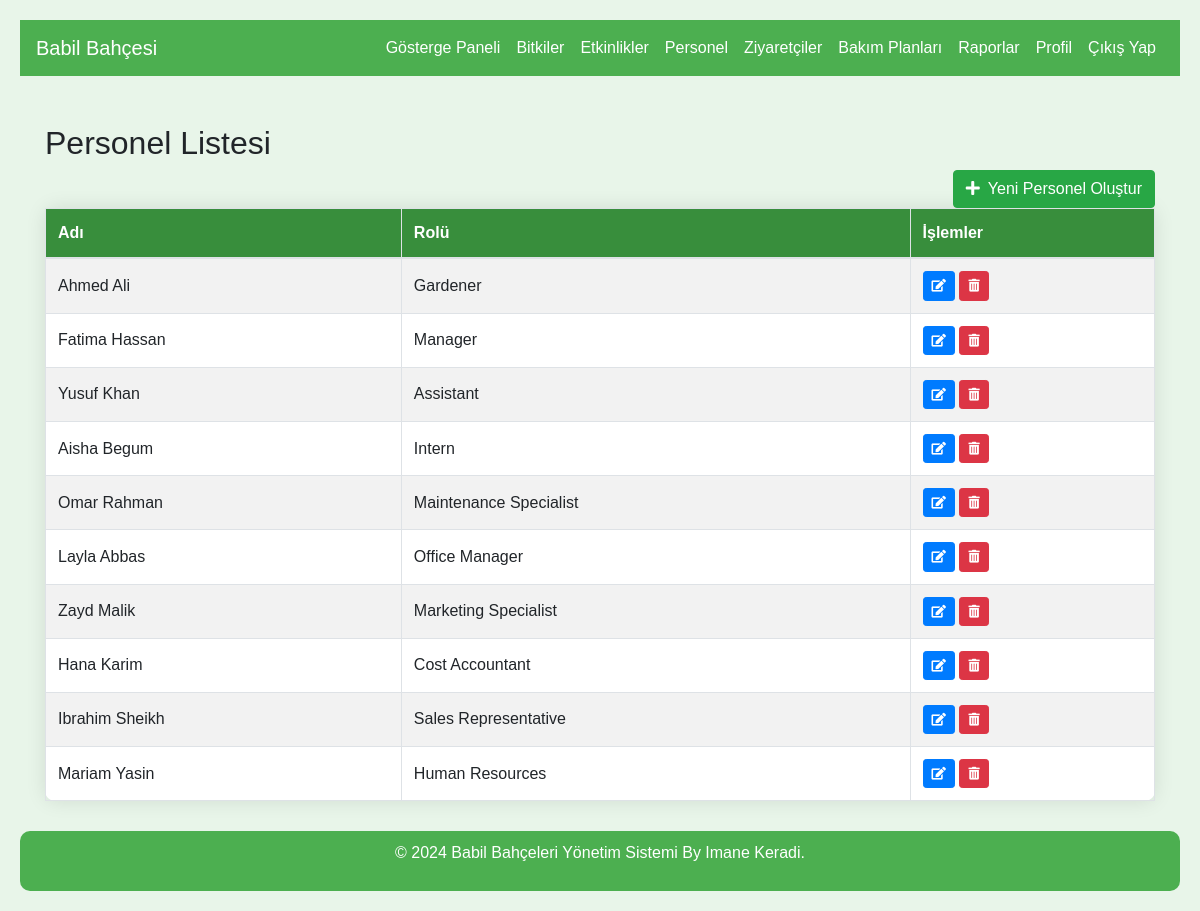
The app's page /staff/list.php with its own data.
### tables this page shows
CREATE TABLE `staff` (
  `id` int(11) NOT NULL,
  `name` varchar(255) NOT NULL,
  `role` varchar(255) NOT NULL,
  `email` varchar(255) NOT NULL
);

### staff/list.php (the view, shortened to what this page needs)
<!DOCTYPE html>
<html lang="tr">
<head>
  <link rel="stylesheet" href="https://stackpath.bootstrapcdn.com/bootstrap/4.5.2/css/bootstrap.min.css">
  <link rel="stylesheet" href="https://cdnjs.cloudflare.com/ajax/libs/font-awesome/5.15.3/css/all.min.css">
</head>
<body>
<nav class="navbar navbar-expand-lg navbar-dark">
  <a class="navbar-brand" href="../dashboard.php">Babil Bahçesi</a>
  <div class="collapse navbar-collapse" id="navbarNav">
    <ul class="navbar-nav ml-auto">
      <li class="nav-item"><a class="nav-link" href="../dashboard.php">Gösterge Paneli</a></li>
      <li class="nav-item"><a class="nav-link" href="../plants/list.php">Bitkiler</a></li>
      <li class="nav-item"><a class="nav-link" href="../events/list.php">Etkinlikler</a></li>
      <li class="nav-item"><a class="nav-link" href="/staff/list.php">Personel</a></li>
      <li class="nav-item"><a class="nav-link" href="../visitors/list.php">Ziyaretçiler</a></li>
      <li class="nav-item"><a class="nav-link" href="../care_plans/list.php">Bakım Planları</a></li>
      <li class="nav-item"><a class="nav-link" href="../reports/list.php">Raporlar</a></li>
      <li class="nav-item"><a class="nav-link" href="../profile.php">Profil</a></li>
      <li class="nav-item"><a class="nav-link" href="../logout.php">Çıkış Yap</a></li>
    </ul>
  </div>
</nav>
<div class="container mt-5">
  <h2>Personel Listesi</h2>
  <a href="create.php" class="btn btn-success float-right"><i class="fas fa-plus mr-2"></i>Yeni Personel Oluştur</a>
  <table class="table table-striped table-bordered">
    <thead>
      <tr>
        <th>Adı</th>
        <th>Rolü</th>
        <th>İşlemler</th>
      </tr>
    </thead>
    <tbody>
      <?php
        include('../config/db.php');
        $sql = "SELECT id, name, role FROM staff";
        $result = $conn->query($sql);
        if ($result->num_rows > 0) {
          while ($row = $result->fetch_assoc()) {
      ?>
      <tr>
        <td><?php echo $row["name"]; ?></td>
        <td><?php echo $row["role"]; ?></td>
        <td>
          <a href="edit.php?id=<?php echo $row["id"]; ?>" class="btn btn-primary btn-sm"><i class="fas fa-edit"></i></a>
          <a href="#" class="btn btn-danger btn-sm delete-staff" data-id="<?php echo $row["id"]; ?>"><i class="fas fa-trash-alt"></i></a>
        </td>
      </tr>
      <?php
          }
        } else {
      ?>
      <tr><td colspan="3">Personel bulunamadı.</td></tr>
      <?php
        }
      ?>
    </tbody>
  </table>
</div>
<div class="footer">
  <p>&copy; 2024 Babil Bahçeleri Yönetim Sistemi By Imane Keradi.</p>
</div>
</body>
</html>

### staff/list.php (style rules this page uses)
body { font-family: Arial, sans-serif; margin: 0; padding: 20px; background-color: #e8f5e9; }
.navbar { background-color: #4CAF50; }
.navbar-dark .navbar-nav .nav-link { color: white !important; }
.table { background-color: #fff; border-radius: 10px; box-shadow: 0 0 20px rgba(0, 0, 0, 0.1); }
.table th { background-color: #388e3c; color: #fff; }
.table td { vertical-align: middle; }
.btn-success { background-color: #28a745; border-color: #28a745; color: #fff; float: right; }
.btn-sm { font-size: 0.8rem; }
.footer { background-color: #4caf50; padding: 10px; color: #fff; text-align: center; border-radius: 10px; margin-top: 30px; }

### records on screen
staff: name "Ahmed Ali", role "Gardener"
staff: name "Fatima Hassan", role "Manager"
staff: name "Yusuf Khan", role "Assistant"
staff: name "Aisha Begum", role "Intern"
staff: name "Omar Rahman", role "Maintenance Specialist"
staff: name "Layla Abbas", role "Office Manager"
staff: name "Zayd Malik", role "Marketing Specialist"
staff: name "Hana Karim", role "Cost Accountant"
staff: name "Ibrahim Sheikh", role "Sales Representative"
staff: name "Mariam Yasin", role "Human Resources"
